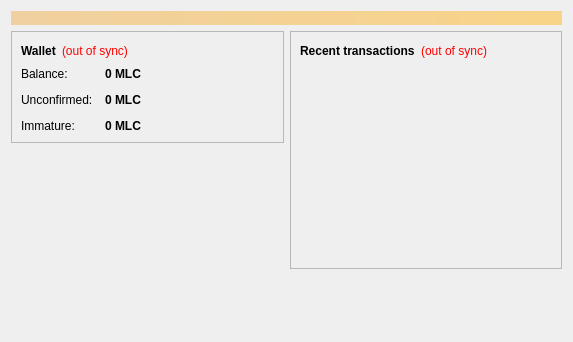
<?xml version="1.0" encoding="UTF-8"?>
<ui version="4.0">
 <class>OverviewPage</class>
 <widget class="QWidget" name="OverviewPage">
  <property name="geometry">
   <rect>
    <x>0</x>
    <y>0</y>
    <width>573</width>
    <height>342</height>
   </rect>
  </property>
  <property name="windowTitle">
   <string>Form</string>
  </property>
  <layout class="QVBoxLayout" name="topLayout">
   <item>
    <widget class="QLabel" name="labelAlerts">
     <property name="visible">
      <bool>false</bool>
     </property>
     <property name="styleSheet">
      <string notr="true">background-color: qlineargradient(x1: 0, y1: 0, x2: 1, y2: 0, stop:0 #F0D0A0, stop:1 #F8D488); color:#000000;</string>
     </property>
     <property name="wordWrap">
      <bool>true</bool>
     </property>
     <property name="margin">
      <number>3</number>
     </property>
    </widget>
   </item>
   <item>
    <layout class="QHBoxLayout" name="horizontalLayout" stretch="1,1">
     <item>
      <layout class="QVBoxLayout" name="verticalLayout_2">
       <item>
        <widget class="QFrame" name="frame">
         <property name="frameShape">
          <enum>QFrame::StyledPanel</enum>
         </property>
         <property name="frameShadow">
          <enum>QFrame::Raised</enum>
         </property>
         <layout class="QVBoxLayout" name="verticalLayout_4">
          <item>
           <layout class="QHBoxLayout" name="horizontalLayout_4">
            <item>
             <widget class="QLabel" name="label_5">
              <property name="font">
               <font>
                <weight>75</weight>
                <bold>true</bold>
               </font>
              </property>
              <property name="text">
               <string>Wallet</string>
              </property>
             </widget>
            </item>
            <item>
             <widget class="QLabel" name="labelWalletStatus">
              <property name="toolTip">
               <string>The displayed information may be out of date. Your wallet automatically synchronizes with the Menlocoin network after a connection is established, but this process has not completed yet.</string>
              </property>
              <property name="styleSheet">
               <string notr="true">QLabel { color: red; }</string>
              </property>
              <property name="text">
               <string notr="true">(out of sync)</string>
              </property>
              <property name="alignment">
               <set>Qt::AlignLeading|Qt::AlignLeft|Qt::AlignVCenter</set>
              </property>
             </widget>
            </item>
            <item>
             <spacer name="horizontalSpacer_2">
              <property name="orientation">
               <enum>Qt::Horizontal</enum>
              </property>
              <property name="sizeHint" stdset="0">
               <size>
                <width>40</width>
                <height>20</height>
               </size>
              </property>
             </spacer>
            </item>
           </layout>
          </item>
          <item>
           <layout class="QFormLayout" name="formLayout_2">
            <property name="fieldGrowthPolicy">
             <enum>QFormLayout::AllNonFixedFieldsGrow</enum>
            </property>
            <property name="horizontalSpacing">
             <number>12</number>
            </property>
            <property name="verticalSpacing">
             <number>12</number>
            </property>
            <item row="0" column="0">
             <widget class="QLabel" name="label">
              <property name="text">
               <string>Balance:</string>
              </property>
             </widget>
            </item>
            <item row="0" column="1">
             <widget class="QLabel" name="labelBalance">
              <property name="font">
               <font>
                <weight>75</weight>
                <bold>true</bold>
               </font>
              </property>
              <property name="cursor">
               <cursorShape>IBeamCursor</cursorShape>
              </property>
              <property name="toolTip">
               <string>Your current balance</string>
              </property>
              <property name="text">
               <string notr="true">0 MLC</string>
              </property>
              <property name="textInteractionFlags">
               <set>Qt::LinksAccessibleByMouse|Qt::TextSelectableByKeyboard|Qt::TextSelectableByMouse</set>
              </property>
             </widget>
            </item>
            <item row="1" column="0">
             <widget class="QLabel" name="label_3">
              <property name="text">
               <string>Unconfirmed:</string>
              </property>
             </widget>
            </item>
            <item row="1" column="1">
             <widget class="QLabel" name="labelUnconfirmed">
              <property name="font">
               <font>
                <weight>75</weight>
                <bold>true</bold>
               </font>
              </property>
              <property name="cursor">
               <cursorShape>IBeamCursor</cursorShape>
              </property>
              <property name="toolTip">
               <string>Total of transactions that have yet to be confirmed, and do not yet count toward the current balance</string>
              </property>
              <property name="text">
               <string notr="true">0 MLC</string>
              </property>
              <property name="textInteractionFlags">
               <set>Qt::LinksAccessibleByMouse|Qt::TextSelectableByKeyboard|Qt::TextSelectableByMouse</set>
              </property>
             </widget>
            </item>
            <item row="2" column="0">
             <widget class="QLabel" name="labelImmatureText">
              <property name="text">
               <string>Immature:</string>
              </property>
             </widget>
            </item>
            <item row="2" column="1">
             <widget class="QLabel" name="labelImmature">
              <property name="font">
               <font>
                <weight>75</weight>
                <bold>true</bold>
               </font>
              </property>
              <property name="toolTip">
               <string>Mined balance that has not yet matured</string>
              </property>
              <property name="text">
               <string notr="true">0 MLC</string>
              </property>
              <property name="textInteractionFlags">
               <set>Qt::LinksAccessibleByMouse|Qt::TextSelectableByKeyboard|Qt::TextSelectableByMouse</set>
              </property>
             </widget>
            </item>
           </layout>
          </item>
         </layout>
        </widget>
       </item>
       <item>
        <spacer name="verticalSpacer">
         <property name="orientation">
          <enum>Qt::Vertical</enum>
         </property>
         <property name="sizeHint" stdset="0">
          <size>
           <width>20</width>
           <height>40</height>
          </size>
         </property>
        </spacer>
       </item>
      </layout>
     </item>
     <item>
      <layout class="QVBoxLayout" name="verticalLayout_3">
       <item>
        <widget class="QFrame" name="frame_2">
         <property name="frameShape">
          <enum>QFrame::StyledPanel</enum>
         </property>
         <property name="frameShadow">
          <enum>QFrame::Raised</enum>
         </property>
         <layout class="QVBoxLayout" name="verticalLayout">
          <item>
           <layout class="QHBoxLayout" name="horizontalLayout_2">
            <item>
             <widget class="QLabel" name="label_4">
              <property name="text">
               <string>&lt;b&gt;Recent transactions&lt;/b&gt;</string>
              </property>
             </widget>
            </item>
            <item>
             <widget class="QLabel" name="labelTransactionsStatus">
              <property name="toolTip">
               <string>The displayed information may be out of date. Your wallet automatically synchronizes with the Menlocoin network after a connection is established, but this process has not completed yet.</string>
              </property>
              <property name="styleSheet">
               <string notr="true">QLabel { color: red; }</string>
              </property>
              <property name="text">
               <string notr="true">(out of sync)</string>
              </property>
              <property name="alignment">
               <set>Qt::AlignRight|Qt::AlignTrailing|Qt::AlignVCenter</set>
              </property>
             </widget>
            </item>
            <item>
             <spacer name="horizontalSpacer">
              <property name="orientation">
               <enum>Qt::Horizontal</enum>
              </property>
              <property name="sizeHint" stdset="0">
               <size>
                <width>40</width>
                <height>20</height>
               </size>
              </property>
             </spacer>
            </item>
           </layout>
          </item>
          <item>
           <widget class="QListView" name="listTransactions">
            <property name="styleSheet">
             <string notr="true">QListView { background: transparent; }</string>
            </property>
            <property name="frameShape">
             <enum>QFrame::NoFrame</enum>
            </property>
            <property name="verticalScrollBarPolicy">
             <enum>Qt::ScrollBarAlwaysOff</enum>
            </property>
            <property name="horizontalScrollBarPolicy">
             <enum>Qt::ScrollBarAlwaysOff</enum>
            </property>
            <property name="selectionMode">
             <enum>QAbstractItemView::NoSelection</enum>
            </property>
           </widget>
          </item>
         </layout>
        </widget>
       </item>
       <item>
        <spacer name="verticalSpacer_2">
         <property name="orientation">
          <enum>Qt::Vertical</enum>
         </property>
         <property name="sizeHint" stdset="0">
          <size>
           <width>20</width>
           <height>40</height>
          </size>
         </property>
        </spacer>
       </item>
      </layout>
     </item>
    </layout>
   </item>
  </layout>
 </widget>
 <resources/>
 <connections/>
</ui>
